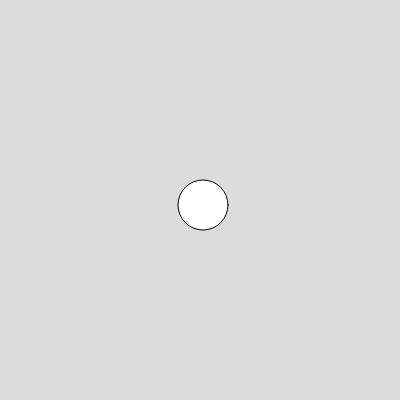
Frame 1 (no input)
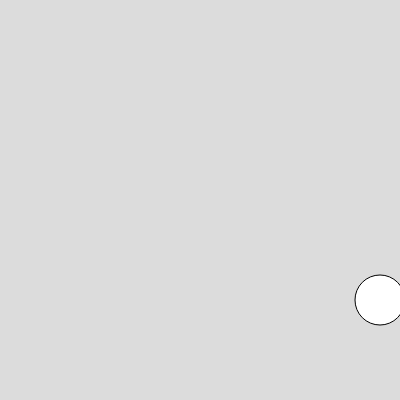
Frame 60 (no input)
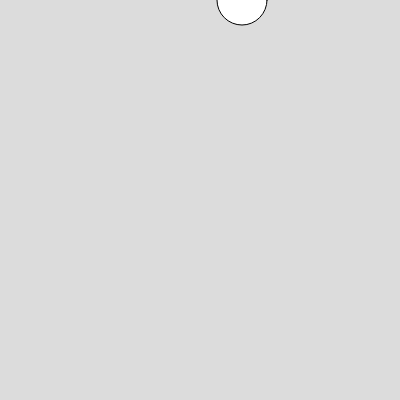
Frame 120 (the mouse pressed at the canvas centre since frame 60)

The p5.js sketch that drew these frames (run headless with seeded random() and noise() and a simulated clock; from frame 60 on, the mouse is pressed at the canvas centre):

// p5.js sketch
// ── sketch.js
// Declare a variable for the horizontal position of the ball
let x;
let y;

// Declare a variable for the horizontal speed of the ball
let xspeed = 1;
let yspeed = 1;

function setup() {
  createCanvas(400, 400);
  // Initialize the position in the center
  x = width / 2;
  y = height / 2;
}

function draw() {
  background(220);
  move();
  direction();
  ball();
}


function move() {
  // Move the ball ball, either right or left
  x += xspeed * 3;
  y += yspeed * 5;
}

function direction() {
  // Simplified Version:
  // When the ball is at either left or right border
  if (x <= 0 || x >= width ) {
    // Flip the sign of the direction
    xspeed *= -1;
  }
  if (y <= 0 || y >= height) {
    yspeed *= -1;
  }
}

function ball() {
  // Draw the ball
  ellipse(x, y, 50, 50);
}
